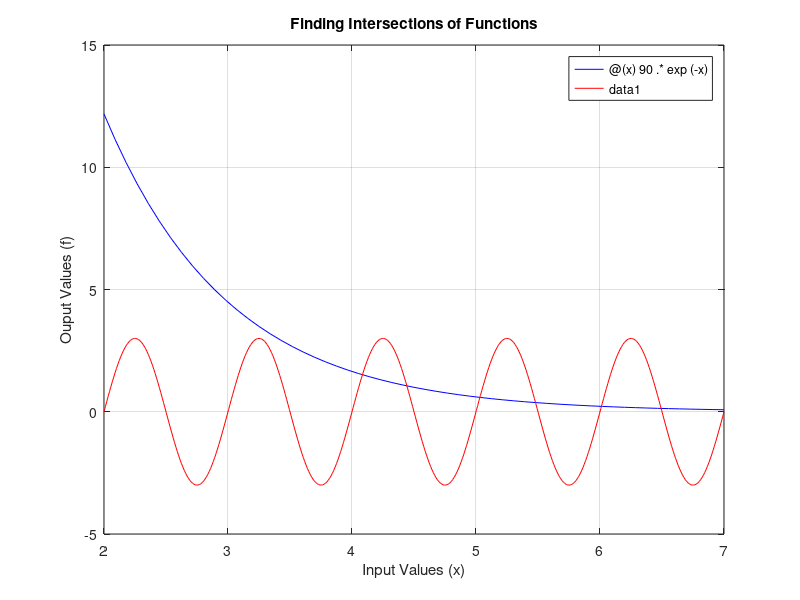

This figure's MATLAB source:
% Declare an array for the values of x
x=linspace(2,7,1200);
% Input the given functions
f1=@(x) 90.*exp(-x);
f2=@(x) 3*sin(2*pi*x);
% Graph the functions in the same window
fplot(f1,[2,7],'b')
hold on
fplot(f2,[2,7],'r')
grid on
title('Finding Intersections of Functions')
xlabel('Input Values (x)')
ylabel('Ouput Values (f)')
% Find the x-cordinates of intersecting points
f1a=90.*exp(-x);
f2a=3*sin(2*pi*x);
Intersections=find(abs(f1a-f2a)<=(0.05));
X_Values=x(Intersections)